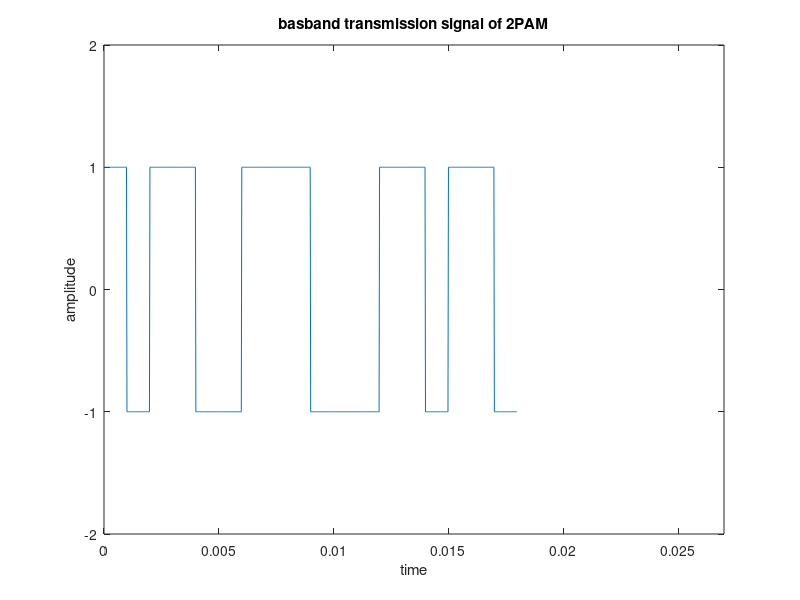
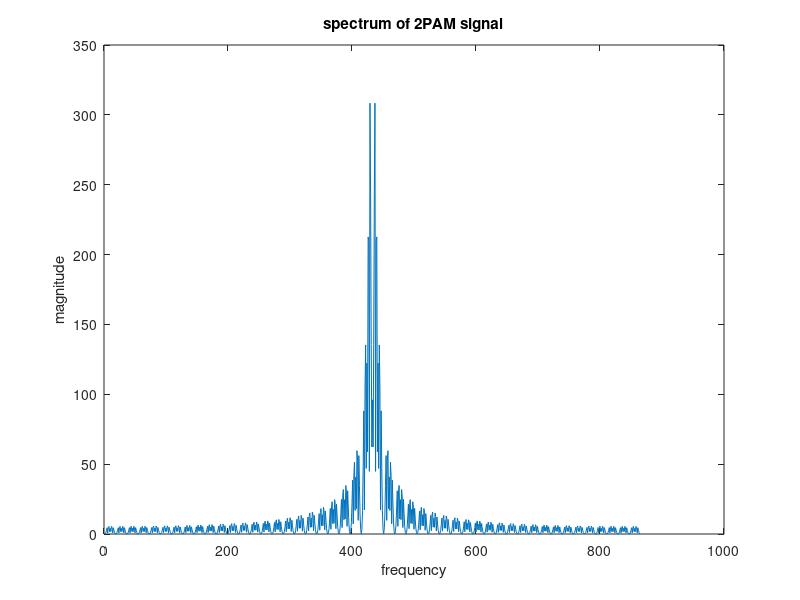

The MATLAB source for these figures, in order:
% ECE403/591
% Baseband transmission using 2-PAM
clear all;
close all;
fs = 48000; % sampling frequency
Ts = 1/fs; % sampling duration
symbolrate = 1000; % transmitted pulses/second should be an integer divisor of fs
sps = fs/symbolrate; % number of samples in one symbol
%% Transmitter setup
% define the basic rectangular pulse shape
pulse = ones(1,sps); % 1 pulse
data = [1 0 1 1 0 0 1 1 1 0 0 0 1 1 0 1 1 0];
[number, length0] = size(data);
symbol = 2*data-1;
for i = 1: length0
for j=1:sps
signal((i-1)*sps + j) = symbol(i) * pulse(j);
end
end
index = 0: Ts: (length0*sps-1)*Ts;
freq=fft(signal);
freq=fftshift(freq);
%%
figure(1);
plot(index, signal);
axis([0 1.5*length0*sps*Ts -2 2]);
xlabel('time');
ylabel('amplitude');
title('basband transmission signal of 2PAM');
figure(2);
plot(abs(freq));
xlabel('frequency');
ylabel('magnitude');
title('spectrum of 2PAM signal');